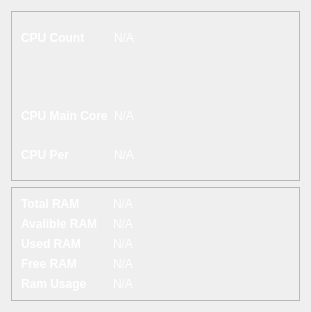
            <widget class="QWidget" name="cpu_and_memory">
             <layout class="QVBoxLayout" name="verticalLayout_4">
              <item>
               <widget class="QFrame" name="cpu_info_frame">
                <property name="frameShape">
                 <enum>QFrame::StyledPanel</enum>
                </property>
                <property name="frameShadow">
                 <enum>QFrame::Raised</enum>
                </property>
                <layout class="QGridLayout" name="gridLayout_2">
                 <item row="2" column="3">
                  <widget class="QLabel" name="cpu_main_core">
                   <property name="styleSheet">
                    <string notr="true">color: rgb(255, 255, 255);</string>
                   </property>
                   <property name="text">
                    <string>N/A</string>
                   </property>
                  </widget>
                 </item>
                 <item row="3" column="3">
                  <widget class="QLabel" name="cpu_per">
                   <property name="styleSheet">
                    <string notr="true">color: rgb(255, 255, 255);</string>
                   </property>
                   <property name="text">
                    <string>N/A</string>
                   </property>
                  </widget>
                 </item>
                 <item row="3" column="0">
                  <widget class="QLabel" name="label_13">
                   <property name="font">
                    <font>
                     <weight>75</weight>
                     <bold>true</bold>
                    </font>
                   </property>
                   <property name="styleSheet">
                    <string notr="true">color: rgb(255, 255, 255);</string>
                   </property>
                   <property name="text">
                    <string>CPU Per</string>
                   </property>
                  </widget>
                 </item>
                 <item row="0" column="0">
                  <widget class="QLabel" name="label_10">
                   <property name="font">
                    <font>
                     <weight>75</weight>
                     <bold>true</bold>
                    </font>
                   </property>
                   <property name="styleSheet">
                    <string notr="true">color: rgb(255, 255, 255);</string>
                   </property>
                   <property name="text">
                    <string>CPU Count</string>
                   </property>
                  </widget>
                 </item>
                 <item row="0" column="3">
                  <widget class="QLabel" name="cpu_count">
                   <property name="styleSheet">
                    <string notr="true">color: rgb(255, 255, 255);</string>
                   </property>
                   <property name="text">
                    <string>N/A</string>
                   </property>
                  </widget>
                 </item>
                 <item row="2" column="0">
                  <widget class="QLabel" name="label_11">
                   <property name="font">
                    <font>
                     <weight>75</weight>
                     <bold>true</bold>
                    </font>
                   </property>
                   <property name="styleSheet">
                    <string notr="true">color: rgb(255, 255, 255);</string>
                   </property>
                   <property name="text">
                    <string>CPU Main Core</string>
                   </property>
                  </widget>
                 </item>
                 <item row="0" column="4" rowspan="4">
                  <widget class="roundProgressBar" name="cpu_percentage" native="true">
                   <property name="minimumSize">
                    <size>
                     <width>150</width>
                     <height>150</height>
                    </size>
                   </property>
                   <property name="maximumSize">
                    <size>
                     <width>150</width>
                     <height>150</height>
                    </size>
                   </property>
                  </widget>
                 </item>
                </layout>
               </widget>
              </item>
              <item>
               <widget class="QFrame" name="ram_info_frame">
                <property name="styleSheet">
                 <string notr="true">color: rgb(255, 255, 255);</string>
                </property>
                <property name="frameShape">
                 <enum>QFrame::StyledPanel</enum>
                </property>
                <property name="frameShadow">
                 <enum>QFrame::Raised</enum>
                </property>
                <layout class="QGridLayout" name="gridLayout_3">
                 <item row="0" column="1">
                  <widget class="QLabel" name="total_ram">
                   <property name="text">
                    <string>N/A</string>
                   </property>
                  </widget>
                 </item>
                 <item row="2" column="1">
                  <widget class="QLabel" name="used_ram">
                   <property name="text">
                    <string>N/A</string>
                   </property>
                  </widget>
                 </item>
                 <item row="3" column="0">
                  <widget class="QLabel" name="label_19">
                   <property name="font">
                    <font>
                     <weight>75</weight>
                     <bold>true</bold>
                    </font>
                   </property>
                   <property name="text">
                    <string>Free RAM</string>
                   </property>
                  </widget>
                 </item>
                 <item row="2" column="0">
                  <widget class="QLabel" name="label_18">
                   <property name="font">
                    <font>
                     <weight>75</weight>
                     <bold>true</bold>
                    </font>
                   </property>
                   <property name="text">
                    <string>Used RAM</string>
                   </property>
                  </widget>
                 </item>
                 <item row="4" column="0">
                  <widget class="QLabel" name="label_20">
                   <property name="font">
                    <font>
                     <weight>75</weight>
                     <bold>true</bold>
                    </font>
                   </property>
                   <property name="text">
                    <string>Ram Usage</string>
                   </property>
                  </widget>
                 </item>
                 <item row="3" column="1">
                  <widget class="QLabel" name="free_ram">
                   <property name="text">
                    <string>N/A</string>
                   </property>
                  </widget>
                 </item>
                 <item row="1" column="1">
                  <widget class="QLabel" name="available_ram">
                   <property name="text">
                    <string>N/A</string>
                   </property>
                  </widget>
                 </item>
                 <item row="4" column="1">
                  <widget class="QLabel" name="ram_Usage">
                   <property name="text">
                    <string>N/A</string>
                   </property>
                  </widget>
                 </item>
                 <item row="0" column="0">
                  <widget class="QLabel" name="label_16">
                   <property name="font">
                    <font>
                     <weight>75</weight>
                     <bold>true</bold>
                    </font>
                   </property>
                   <property name="text">
                    <string>Total RAM</string>
                   </property>
                  </widget>
                 </item>
                 <item row="1" column="0">
                  <widget class="QLabel" name="label_17">
                   <property name="font">
                    <font>
                     <weight>75</weight>
                     <bold>true</bold>
                    </font>
                   </property>
                   <property name="text">
                    <string>Avalible RAM</string>
                   </property>
                  </widget>
                 </item>
                 <item row="0" column="2" rowspan="5">
                  <widget class="spiralProgressBar" name="ram_percantage" native="true">
                   <property name="maximumSize">
                    <size>
                     <width>150</width>
                     <height>150</height>
                    </size>
                   </property>
                  </widget>
                 </item>
                </layout>
               </widget>
              </item>
             </layout>
            </widget>
